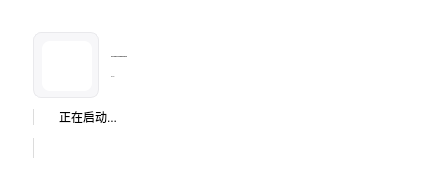
<?xml version="1.0" encoding="UTF-8"?>
<ui version="4.0">
 <author>baiyao105</author>
 <class>Splash</class>
 <widget class="QWidget" name="Splash">
  <property name="geometry">
   <rect>
    <x>0</x>
    <y>0</y>
    <width>445</width>
    <height>189</height>
   </rect>
  </property>
  <property name="sizePolicy">
   <sizepolicy hsizetype="Maximum" vsizetype="Maximum">
    <horstretch>0</horstretch>
    <verstretch>0</verstretch>
   </sizepolicy>
  </property>
  <property name="windowTitle">
   <string>Splash</string>
  </property>
  <property name="styleSheet">
   <string notr="true">QWidget{ background:#ffffff; }
#logoBox{ background:#f7f7f9; border:1px solid #e9e9ec; border-radius:12px; }
#logo{ background:transparent; }</string>
  </property>
  <layout class="QVBoxLayout" name="rootLayout">
   <property name="spacing">
    <number>12</number>
   </property>
   <property name="leftMargin">
    <number>18</number>
   </property>
   <property name="topMargin">
    <number>18</number>
   </property>
   <property name="rightMargin">
    <number>18</number>
   </property>
   <property name="bottomMargin">
    <number>16</number>
   </property>
   <item>
    <spacer name="rightExpander_4">
     <property name="orientation">
      <enum>Qt::Vertical</enum>
     </property>
     <property name="sizeType">
      <enum>QSizePolicy::Fixed</enum>
     </property>
     <property name="sizeHint" stdset="0">
      <size>
       <width>10</width>
       <height>5</height>
      </size>
     </property>
    </spacer>
   </item>
   <item>
    <widget class="QFrame" name="frame">
     <property name="styleSheet">
      <string notr="true">border-radius: 8px</string>
     </property>
     <property name="frameShape">
      <enum>QFrame::StyledPanel</enum>
     </property>
     <property name="frameShadow">
      <enum>QFrame::Raised</enum>
     </property>
     <layout class="QHBoxLayout" name="horizontalLayout">
      <item>
       <spacer name="rightExpander_3">
        <property name="orientation">
         <enum>Qt::Horizontal</enum>
        </property>
        <property name="sizeType">
         <enum>QSizePolicy::Fixed</enum>
        </property>
        <property name="sizeHint" stdset="0">
         <size>
          <width>6</width>
          <height>5</height>
         </size>
        </property>
       </spacer>
      </item>
      <item>
       <layout class="QVBoxLayout" name="verticalLayout">
        <property name="spacing">
         <number>3</number>
        </property>
        <item>
         <layout class="QHBoxLayout" name="topRow">
          <property name="spacing">
           <number>12</number>
          </property>
          <property name="leftMargin">
           <number>0</number>
          </property>
          <property name="topMargin">
           <number>0</number>
          </property>
          <property name="bottomMargin">
           <number>0</number>
          </property>
          <item>
           <widget class="QFrame" name="logoBox">
            <property name="sizePolicy">
             <sizepolicy hsizetype="Fixed" vsizetype="Fixed">
              <horstretch>0</horstretch>
              <verstretch>0</verstretch>
             </sizepolicy>
            </property>
            <property name="minimumSize">
             <size>
              <width>66</width>
              <height>66</height>
             </size>
            </property>
            <property name="maximumSize">
             <size>
              <width>66</width>
              <height>66</height>
             </size>
            </property>
            <property name="frameShape">
             <enum>QFrame::NoFrame</enum>
            </property>
            <layout class="QVBoxLayout" name="logoLayout">
             <property name="leftMargin">
              <number>8</number>
             </property>
             <property name="topMargin">
              <number>8</number>
             </property>
             <property name="rightMargin">
              <number>8</number>
             </property>
             <property name="bottomMargin">
              <number>8</number>
             </property>
             <item>
              <widget class="QLabel" name="appInitials">
               <property name="minimumSize">
                <size>
                 <width>50</width>
                 <height>50</height>
                </size>
               </property>
               <property name="maximumSize">
                <size>
                 <width>50</width>
                 <height>50</height>
                </size>
               </property>
               <property name="pixmap">
                <pixmap>../img/logo/favicon.ico</pixmap>
               </property>
               <property name="scaledContents">
                <bool>true</bool>
               </property>
               <property name="alignment">
                <set>Qt::AlignCenter</set>
               </property>
              </widget>
             </item>
            </layout>
           </widget>
          </item>
          <item>
           <layout class="QGridLayout" name="titleGrid">
            <property name="leftMargin">
             <number>0</number>
            </property>
            <property name="topMargin">
             <number>6</number>
            </property>
            <property name="rightMargin">
             <number>0</number>
            </property>
            <property name="bottomMargin">
             <number>0</number>
            </property>
            <property name="spacing">
             <number>0</number>
            </property>
            <item row="0" column="0">
             <widget class="DisplayLabel" name="title">
              <property name="sizePolicy">
               <sizepolicy hsizetype="Fixed" vsizetype="Fixed">
                <horstretch>0</horstretch>
                <verstretch>0</verstretch>
               </sizepolicy>
              </property>
              <property name="font">
               <font>
                <family>Microsoft YaHei UI</family>
                <pointsize>-1</pointsize>
                <bold>true</bold>
                <kerning>true</kerning>
               </font>
              </property>
              <property name="text">
               <string notr="true">Class Widgets Community Edition</string>
              </property>
              <property name="wordWrap">
               <bool>false</bool>
              </property>
              <property name="indent">
               <number>-1</number>
              </property>
              <property name="lightColor" stdset="0">
               <color>
                <red>38</red>
                <green>38</green>
                <blue>38</blue>
               </color>
              </property>
              <property name="pixelFontSize" stdset="0">
               <number>25</number>
              </property>
             </widget>
            </item>
            <item row="1" column="0">
             <widget class="CaptionLabel" name="versionLabel">
              <property name="sizePolicy">
               <sizepolicy hsizetype="Fixed" vsizetype="Maximum">
                <horstretch>0</horstretch>
                <verstretch>0</verstretch>
               </sizepolicy>
              </property>
              <property name="font">
               <font>
                <family>Microsoft YaHei UI</family>
                <pointsize>-1</pointsize>
                <bold>false</bold>
               </font>
              </property>
              <property name="text">
               <string notr="true">v0.0.0.0</string>
              </property>
              <property name="wordWrap">
               <bool>false</bool>
              </property>
              <property name="lightColor" stdset="0">
               <color alpha="150">
                <red>112</red>
                <green>112</green>
                <blue>112</blue>
               </color>
              </property>
              <property name="darkColor" stdset="0">
               <color alpha="200">
                <red>255</red>
                <green>255</green>
                <blue>255</blue>
               </color>
              </property>
              <property name="pixelFontSize" stdset="0">
               <number>12</number>
              </property>
             </widget>
            </item>
           </layout>
          </item>
          <item>
           <spacer name="rightExpander">
            <property name="orientation">
             <enum>Qt::Horizontal</enum>
            </property>
            <property name="sizeHint" stdset="0">
             <size>
              <width>20</width>
              <height>20</height>
             </size>
            </property>
           </spacer>
          </item>
         </layout>
        </item>
        <item>
         <layout class="QVBoxLayout" name="ringbow">
          <property name="spacing">
           <number>4</number>
          </property>
          <item>
           <layout class="QHBoxLayout" name="progressRow">
            <property name="spacing">
             <number>8</number>
            </property>
            <property name="leftMargin">
             <number>0</number>
            </property>
            <property name="topMargin">
             <number>0</number>
            </property>
            <property name="rightMargin">
             <number>0</number>
            </property>
            <property name="bottomMargin">
             <number>0</number>
            </property>
            <item>
             <widget class="IndeterminateProgressRing" name="ring">
              <property name="minimumSize">
               <size>
                <width>18</width>
                <height>18</height>
               </size>
              </property>
              <property name="maximumSize">
               <size>
                <width>18</width>
                <height>18</height>
               </size>
              </property>
              <property name="textVisible">
               <bool>false</bool>
              </property>
              <property name="strokeWidth">
               <number>3</number>
              </property>
             </widget>
            </item>
            <item>
             <widget class="CaptionLabel" name="statusLabel">
              <property name="text">
               <string>正在启动...</string>
              </property>
             </widget>
            </item>
           </layout>
          </item>
          <item>
           <widget class="ProgressBar" name="statusBar"/>
          </item>
         </layout>
        </item>
       </layout>
      </item>
      <item>
       <spacer name="rightExpander_2">
        <property name="orientation">
         <enum>Qt::Horizontal</enum>
        </property>
        <property name="sizeType">
         <enum>QSizePolicy::Fixed</enum>
        </property>
        <property name="sizeHint" stdset="0">
         <size>
          <width>20</width>
          <height>5</height>
         </size>
        </property>
       </spacer>
      </item>
     </layout>
    </widget>
   </item>
   <item>
    <spacer name="rightExpander_5">
     <property name="orientation">
      <enum>Qt::Vertical</enum>
     </property>
     <property name="sizeType">
      <enum>QSizePolicy::Fixed</enum>
     </property>
     <property name="sizeHint" stdset="0">
      <size>
       <width>10</width>
       <height>5</height>
      </size>
     </property>
    </spacer>
   </item>
  </layout>
 </widget>
 <customwidgets>
  <customwidget>
   <class>CaptionLabel</class>
   <extends>QLabel</extends>
   <header>qfluentwidgets</header>
  </customwidget>
  <customwidget>
   <class>DisplayLabel</class>
   <extends>QLabel</extends>
   <header>qfluentwidgets</header>
  </customwidget>
  <customwidget>
   <class>ProgressBar</class>
   <extends>QProgressBar</extends>
   <header>qfluentwidgets</header>
  </customwidget>
  <customwidget>
   <class>IndeterminateProgressRing</class>
   <extends>QProgressBar</extends>
   <header>qfluentwidgets</header>
  </customwidget>
 </customwidgets>
 <resources/>
 <connections/>
</ui>
